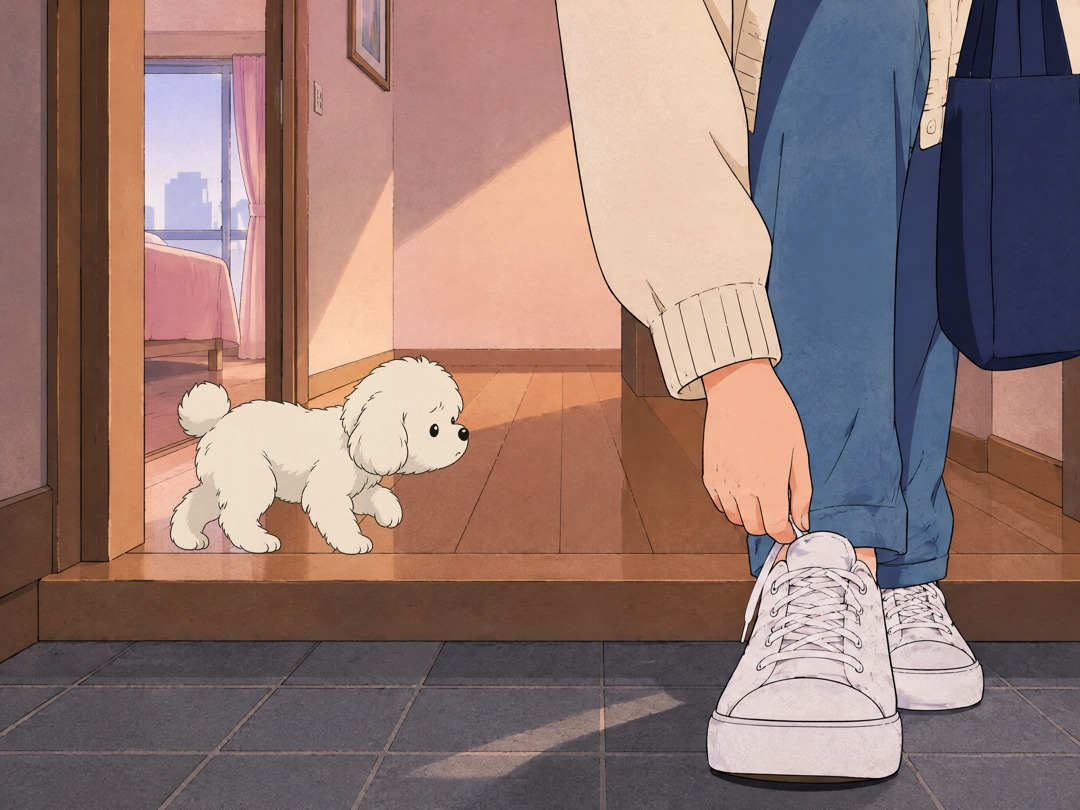
#> input picture ep03/s11-mogwa-test.jpg, 1080 x 810 px
$ python build_sharala.py s11-mogwa-test.jpg 1.0 fx-bride-mirror-check.jpg
#> lines starting #> are read from the running program, lines starting #| are printed output that depends on the picture
### ep02/fx.py
"""EP02 공통 효과: 반짝이(1화 반짝이 그대로).\n"""
import numpy as np, cv2


def star(fr, x, y, L):                                           # 1화 반짝이 그대로 (ep01b/build_c6.py)
    if L < 3: return fr
    lay = np.zeros(fr.shape[:2], np.float32); w = max(2, L // 6)
    for (dx, dy), ln in [((1, 0), L * 0.7), ((0, 1), L)]:
        p = np.array([(x - dx * ln, y - dy * ln), (x + dy * w, y + dx * w), (x + dx * ln, y + dy * ln), (x - dy * w, y - dx * w)], np.int32)
        cv2.fillPoly(lay, [p], 1.0, cv2.LINE_AA)
    cv2.circle(lay, (x, y), max(2, L // 5), 1.0, -1, cv2.LINE_AA)
    glow = cv2.GaussianBlur(lay, (0, 0), L * 0.35) * 2.2 + cv2.GaussianBlur(lay, (0, 0), L * 0.1)
    g = np.clip(glow, 0, 1)[..., None]; c = np.clip(lay, 0, 1)[..., None]
    o = fr.astype(np.float32) + g * np.array([90, 190, 255], np.float32) * 0.9
    return np.clip(o * (1 - c) + 255 * c, 0, 255).astype(np.uint8)

### ep03/build_sharala.py
"""EP03 상상 컷 '샤랄라' (0cr): 그림 한 장 + 옛날 애니식 움직임 — 반짝이 깜빡깜빡 · 꽃잎 팔랑 떨어짐 · 비눗방울 둥실 · 아주 천천히 다가감. 12fps.
usage: python3 ep03/build_sharala.py 그림.png 초 out.mp4 [--flash] [--shake]
  --flash: 카메라 플래시 팡팡 (패셔니스타) · --shake: 시작에 깜짝 놀라 흔들림 · --glint x,y: 번쩍 (안경 · 메달) · --confetti: 색종이 · --bloom: 둘레에 꽃이 하나씩 피어나며 나타남 (혁 10/30 '꽃 페이드')
"""
import subprocess, tempfile, shutil, sys
import numpy as np, cv2
sys.path.insert(0, 'ep02'); from fx import star
FPS, W, H = 24, 1080, 810
src, sec, out = sys.argv[1], float(sys.argv[2]), sys.argv[3]
img = cv2.resize(cv2.imread(src), (W, H), interpolation=cv2.INTER_AREA); rng = np.random.default_rng(3)
#> further down, img is the input picture: shape (810, 1080, 3); mean B, G, R 114.2, 119.1, 145.2
STARS = [(rng.uniform(60, 1020), rng.uniform(40, 770), rng.uniform(0, 1.2)) for _ in range(9)]
PET = [dict(x=rng.uniform(0, W), y=rng.uniform(-H, H), s=rng.uniform(14, 26), sp=rng.uniform(60, 120), ph=rng.uniform(0, 6)) for _ in range(14)]
BUB = [dict(x=rng.uniform(80, 1000), y=rng.uniform(200, 900), r=rng.uniform(18, 40), sp=rng.uniform(25, 50)) for _ in range(6)]
FLASH, SHAKE, BLOOM = '--flash' in sys.argv, '--shake' in sys.argv, '--bloom' in sys.argv
CONF = '--confetti' in sys.argv                                   # --confetti: 색종이 팔랑 (신부)
CF = [dict(x=rng.uniform(0, W), y=rng.uniform(-H, H), w=rng.uniform(8, 14), sp=rng.uniform(90, 160), ph=rng.uniform(0, 6), c=[(240, 200, 120), (180, 220, 250), (200, 170, 250), (150, 230, 200)][i % 4]) for i in range(22)]
GLINT = tuple(int(v) for v in sys.argv[sys.argv.index('--glint') + 1].split(',')) if '--glint' in sys.argv else None   # --glint x,y : 안경 번쩍 (0.3초에 크게)
FLW = [(90, 120, 0.15), (990, 90, 0.3), (60, 470, 0.45), (1020, 420, 0.55), (180, 760, 0.7), (900, 760, 0.8), (520, 40, 0.95), (330, 770, 1.05), (720, 790, 1.15)]   # (x, y, 피기 시작 초) — 얼굴 피해 둘레
def flower(fr, x, y, r, a, rot, col=(200, 175, 250), dark=(150, 120, 215)):   # 셀 꽃: 다섯 꽃잎 + 노란 가운데 · a = 불투명도
    lay = fr.copy()
    for i in range(5):
        ang = rot + i * 72; dx, dy = np.cos(np.radians(ang)) * r * 0.55, np.sin(np.radians(ang)) * r * 0.55
        cv2.ellipse(lay, (int(x + dx), int(y + dy)), (int(r * 0.5), int(r * 0.34)), ang, 0, 360, col, -1, cv2.LINE_AA)
        cv2.ellipse(lay, (int(x + dx), int(y + dy)), (int(r * 0.5), int(r * 0.34)), ang, 0, 360, dark, 2, cv2.LINE_AA)
    cv2.circle(lay, (int(x), int(y)), int(r * 0.22), (90, 200, 250), -1, cv2.LINE_AA); cv2.circle(lay, (int(x), int(y)), int(r * 0.22), (60, 150, 210), 2, cv2.LINE_AA)
    return fr * (1 - a) + lay * a
FL = [(0.25, 120, 90), (0.9, 980, 120), (1.5, 140, 700), (2.2, 960, 690), (2.7, 560, 60)]   # (초, x, y) 플래시 터지는 곳
tmp = tempfile.mkdtemp(); n = int(sec * FPS)
for k in range(n):
    t = (k - k % 2) / FPS; z = 1 + 0.03 * t / sec
    M = cv2.getRotationMatrix2D((W / 2, H / 2), 0, z)
    if SHAKE and t < 0.5: M[0, 2] += 10 * np.sin(t * 60) * (1 - t / 0.5); M[1, 2] += 6 * np.cos(t * 50) * (1 - t / 0.5)
    fr = cv2.warpAffine(img, M, (W, H), borderMode=cv2.BORDER_REPLICATE).astype(np.float32)
    lay = np.zeros_like(fr); al = np.zeros((H, W), np.float32)
    for p in BUB:                                                # 비눗방울: 테두리만 하얗게 · 위로 둥실
        y = (p['y'] - p['sp'] * t) % (H + 100) - 50; c = (int(p['x'] + 8 * np.sin(t * 2 + p['r'])), int(y))
        cv2.circle(al, c, int(p['r']), 0.55, 2, cv2.LINE_AA); cv2.circle(al, (c[0] - int(p['r'] * .4), c[1] - int(p['r'] * .4)), max(2, int(p['r'] * .15)), 0.8, -1, cv2.LINE_AA)
    fr = fr * (1 - al[..., None]) + 255 * al[..., None]
    if BLOOM:
        for x, y, t0 in FLW:
            p = np.clip((t - t0) / 0.45, 0, 1)
            if p > 0: fr = flower(fr, x, y, 70 * (0.35 + 0.65 * (1 - (1 - p) ** 3)), p, t * 25 + x)
    for p in PET:                                                # 꽃잎: 분홍 타원 · 흔들리며 떨어짐
        y = (p['y'] + p['sp'] * t) % (H + 120) - 60; x = p['x'] + 30 * np.sin(t * 1.5 + p['ph'])
        cv2.ellipse(fr, (int(x), int(y)), (int(p['s']), int(p['s'] * .55)), (t * 90 + p['ph'] * 50) % 180, 0, 360, (190, 170, 245), -1, cv2.LINE_AA)
        cv2.ellipse(fr, (int(x), int(y)), (int(p['s']), int(p['s'] * .55)), (t * 90 + p['ph'] * 50) % 180, 0, 360, (150, 120, 210), 1, cv2.LINE_AA)
    if FLASH:
        yy, xx = np.mgrid[0:H, 0:W]
        for t0, fx, fy in FL:
            a = t - t0
            if 0 <= a < 0.25:
                g = np.exp(-((xx - fx) ** 2 + (yy - fy) ** 2) / (2 * 260 ** 2)) * (1 - a / 0.25)
                fr = fr + (255 - fr) * (g[..., None] * 0.9 + 0.25 * (1 - a / 0.25) * (a < 0.09))
    fr = np.clip(fr, 0, 255).astype(np.uint8)
    if GLINT and 0.25 <= t < 0.7: fr = star(fr, GLINT[0], GLINT[1], int(80 * np.sin((t - 0.25) / 0.45 * np.pi)))
    for x, y, t0 in STARS:                                       # 반짝이 깜빡
        ph = ((t + t0) % 1.2) / 0.5
        if ph < 1: fr = star(fr, int(x), int(y), int(36 * np.sin(ph * np.pi)))
    cv2.imwrite(f'{tmp}/{k:05d}.jpg', fr, [cv2.IMWRITE_JPEG_QUALITY, 93])
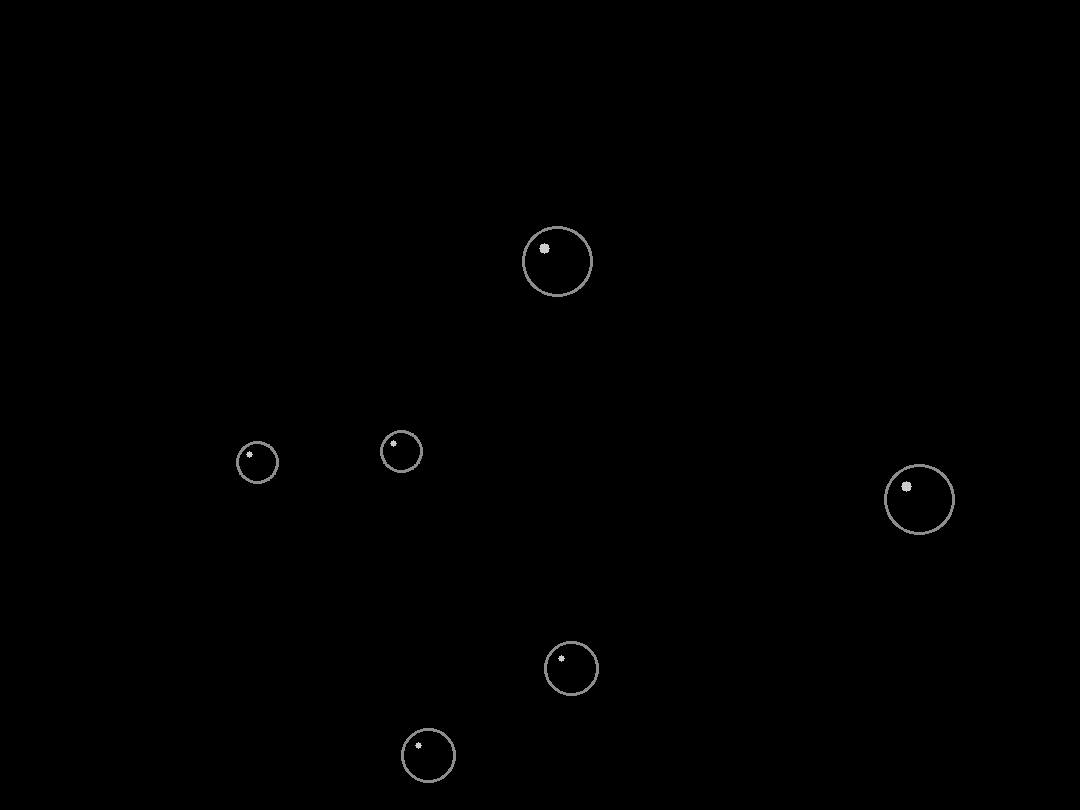
#> al: shape (810, 1080) float32; min 0, max 0.8, mean 0.00217
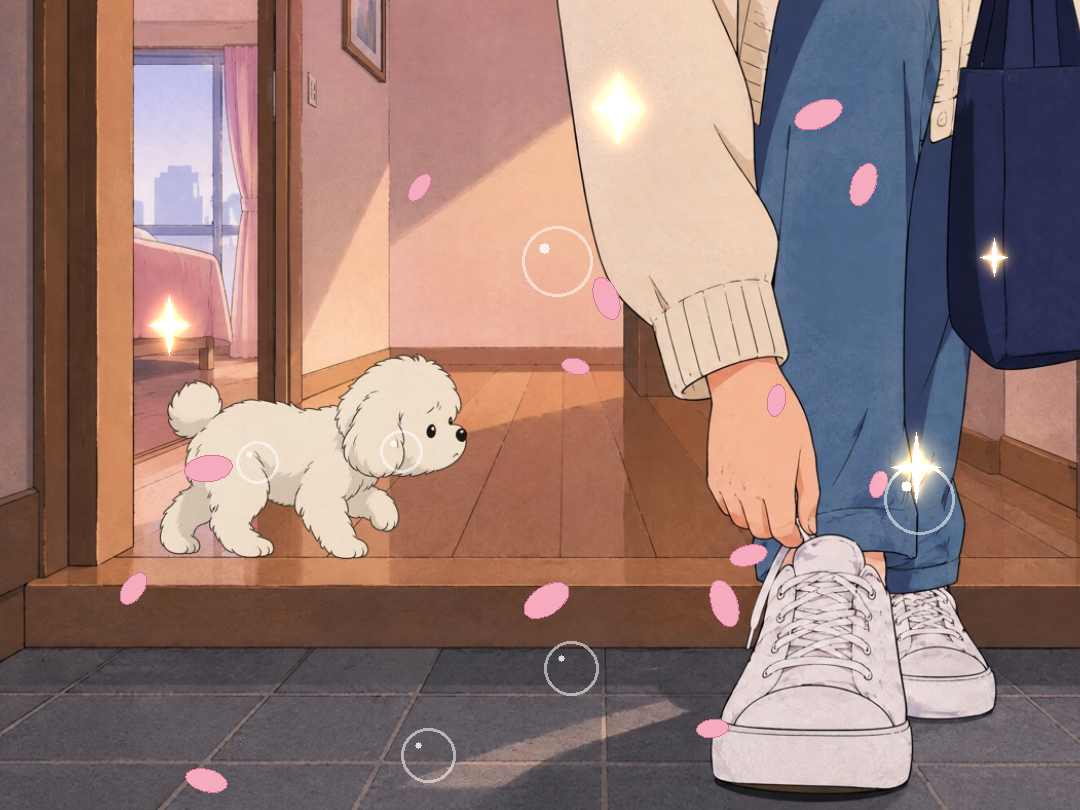
#> fr: shape (810, 1080, 3); mean B, G, R 116.9, 122.1, 149.1
subprocess.run(['ffmpeg', '-y', '-v', 'error', '-framerate', str(FPS), '-i', f'{tmp}/%05d.jpg', '-f', 'lavfi', '-i', 'anullsrc=r=44100:cl=mono',
                '-c:v', 'libx264', '-crf', '18', '-pix_fmt', 'yuv420p', '-c:a', 'aac', '-shortest', out], check=True)
#> (this line was passed over: subprocess is not available in this run)
shutil.rmtree(tmp, ignore_errors=True); print(out, sec, 's')
